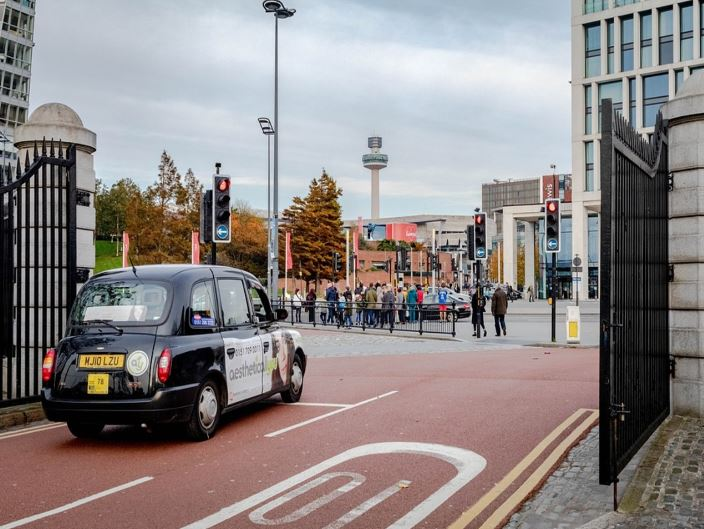
//> input picture OpenCV_Test/03.jpg, 704 x 529 px
$ ./12   (built with g++ and OpenCV 4)
//> lines starting //> are read from the running program, lines starting //| are printed output that depends on the picture

#include <stdio.h>
#include <opencv/cv.h>
#include <opencv/highgui.h>

int main(void)
{
	IplImage *img = cvLoadImage("03.jpg");
//> img is the input picture: 529 rows x 704 cols, CV_8UC3; mean B, G, R 134.3, 134.7, 141.7

	if (!img) {
		printf("Image can NOT Load!!!\n");
	}

	IplImage* img_large_1 = cvCreateImage(cvSize(img->width/2, img->height/2), img->depth, img->nChannels);
	IplImage* img_large_2 = cvCreateImage(cvSize(img->width/2, img->height/2), img->depth, img->nChannels);
	IplImage* img_large_3 = cvCreateImage(cvSize(img->width/2, img->height/2), img->depth, img->nChannels);
	IplImage* img_large_4 = cvCreateImage(cvSize(img->width/2, img->height/2), img->depth, img->nChannels);

	cvResize(img, img_large_1, CV_INTER_NN);
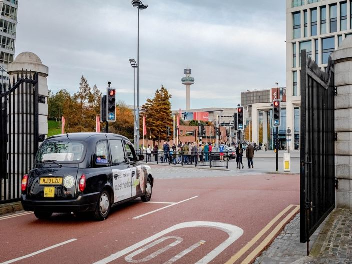
//> img_large_1: 264 rows x 352 cols, CV_8UC3; mean B, G, R 134.4, 134.7, 141.7
	cvResize(img, img_large_2, CV_INTER_LINEAR);
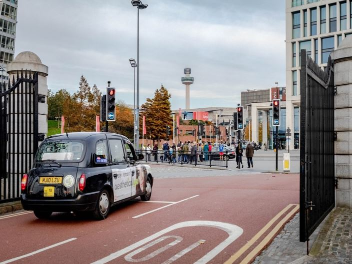
//> img_large_2: 264 rows x 352 cols, CV_8UC3; mean B, G, R 134.1, 134.6, 141.6
	cvResize(img, img_large_3, CV_INTER_CUBIC);
	cvResize(img, img_large_4, CV_INTER_AREA);

	cvNamedWindow("ImageWindow1");
	cvNamedWindow("ImageWindow2");
	cvNamedWindow("ImageWindow3");
	cvNamedWindow("ImageWindow4");
	cvNamedWindow("ImageWindow5");

	while (true) {
		cvShowImage("ImageWindow1", img);
		cvShowImage("ImageWindow2", img_large_1);
		cvShowImage("ImageWindow3", img_large_2);
		cvShowImage("ImageWindow4", img_large_3);
		cvShowImage("ImageWindow5", img_large_4);

		int key = cvWaitKey(10);
//> the Esc key is pressed

		if (key == 27)
			break;
	}

	cvReleaseImage(&img);
	cvReleaseImage(&img_large_1);
	cvReleaseImage(&img_large_2);
	cvReleaseImage(&img_large_3);
	cvReleaseImage(&img_large_4);

	return 0;
}

$ run again, with OpenCV_Test/01.jpg copied over OpenCV_Test/03.jpg
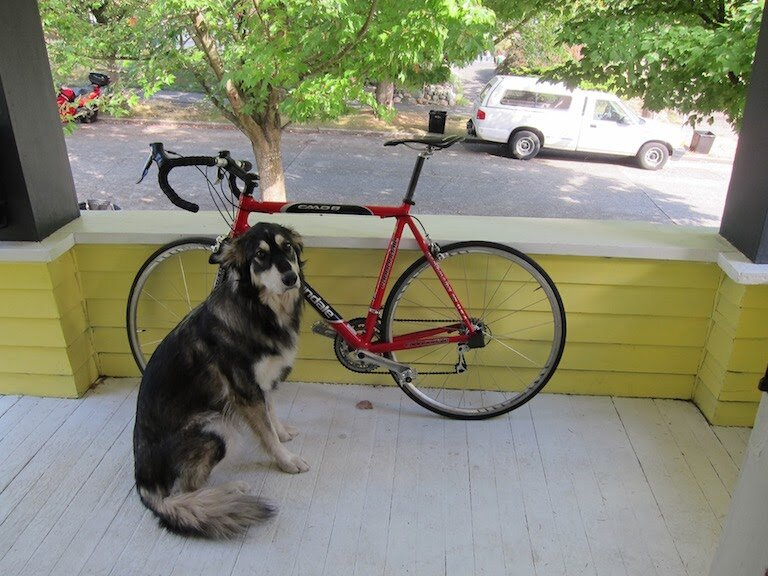
//> input picture OpenCV_Test/01.jpg, 768 x 576 px
//> img is the input picture: 576 rows x 768 cols, CV_8UC3; mean B, G, R 114, 135.7, 134.4
//> `cvResize(img, img_large_1, CV_INTER_NN);`:
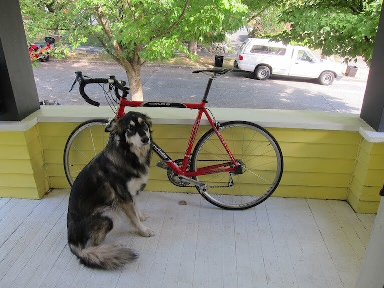
//> img_large_1: 288 rows x 384 cols, CV_8UC3; mean B, G, R 114.1, 135.7, 134.5
//> `cvResize(img, img_large_3, CV_INTER_CUBIC);`:
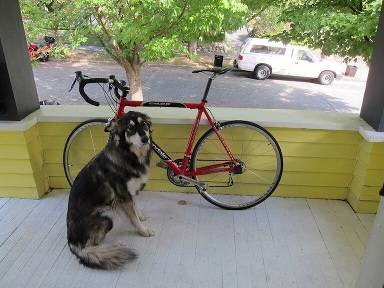
//> img_large_3: 288 rows x 384 cols, CV_8UC3; mean B, G, R 114, 135.7, 134.4

$ run again, with OpenCV_Test/02.jpg copied over OpenCV_Test/03.jpg
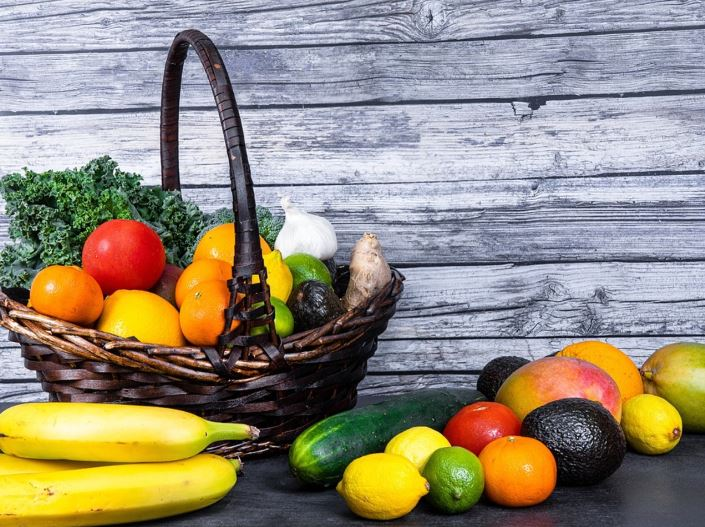
//> input picture OpenCV_Test/02.jpg, 705 x 527 px
//> img is the input picture: 527 rows x 705 cols, CV_8UC3; mean B, G, R 121.7, 138.9, 148
//> `cvResize(img, img_large_1, CV_INTER_NN);`:
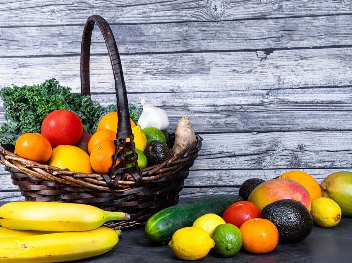
//> img_large_1: 263 rows x 352 cols, CV_8UC3; mean B, G, R 122, 139.1, 148.4
//> `cvResize(img, img_large_2, CV_INTER_LINEAR);`:
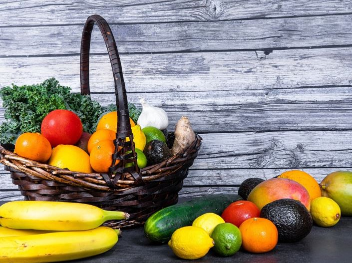
//> img_large_2: 263 rows x 352 cols, CV_8UC3; mean B, G, R 121.5, 138.8, 147.9

$ run again, with OpenCV_Test/Wolf.jpg copied over OpenCV_Test/03.jpg
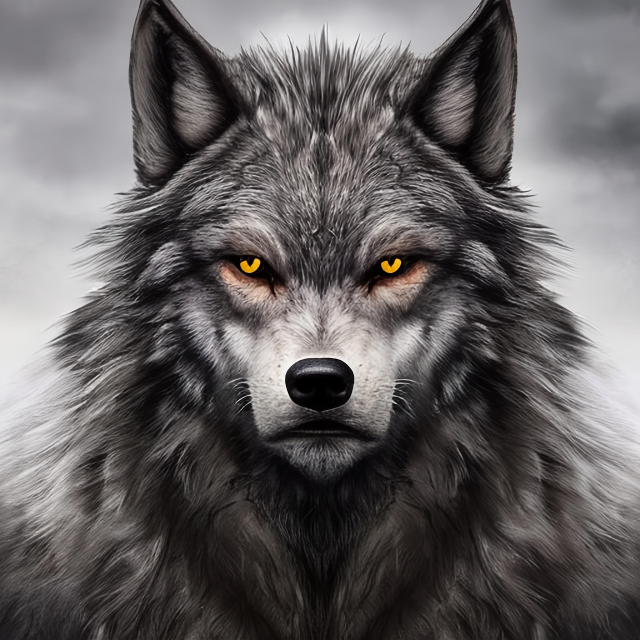
//> input picture OpenCV_Test/Wolf.jpg, 1280 x 1280 px (shown at 1/2 size)
//> img is the input picture: 1280 rows x 1280 cols, CV_8UC3; mean B, G, R 98, 97.7, 101.4
//> `cvResize(img, img_large_1, CV_INTER_NN);`:
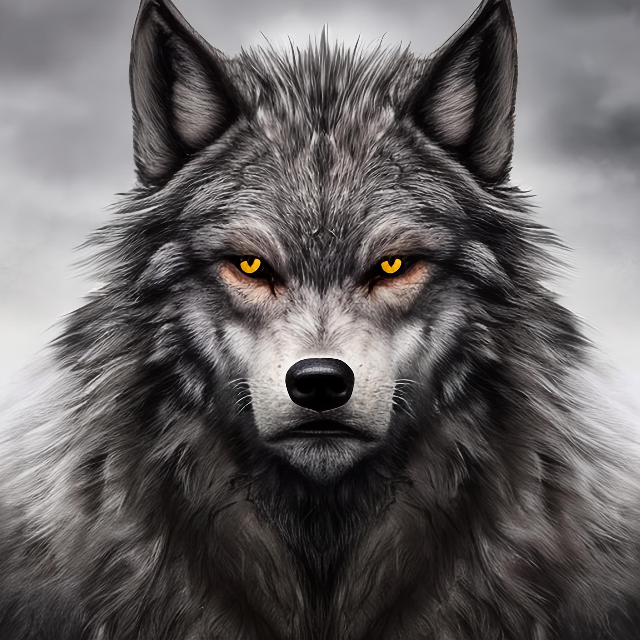
//> img_large_1: 640 rows x 640 cols, CV_8UC3; mean B, G, R 98.1, 97.7, 101.4
